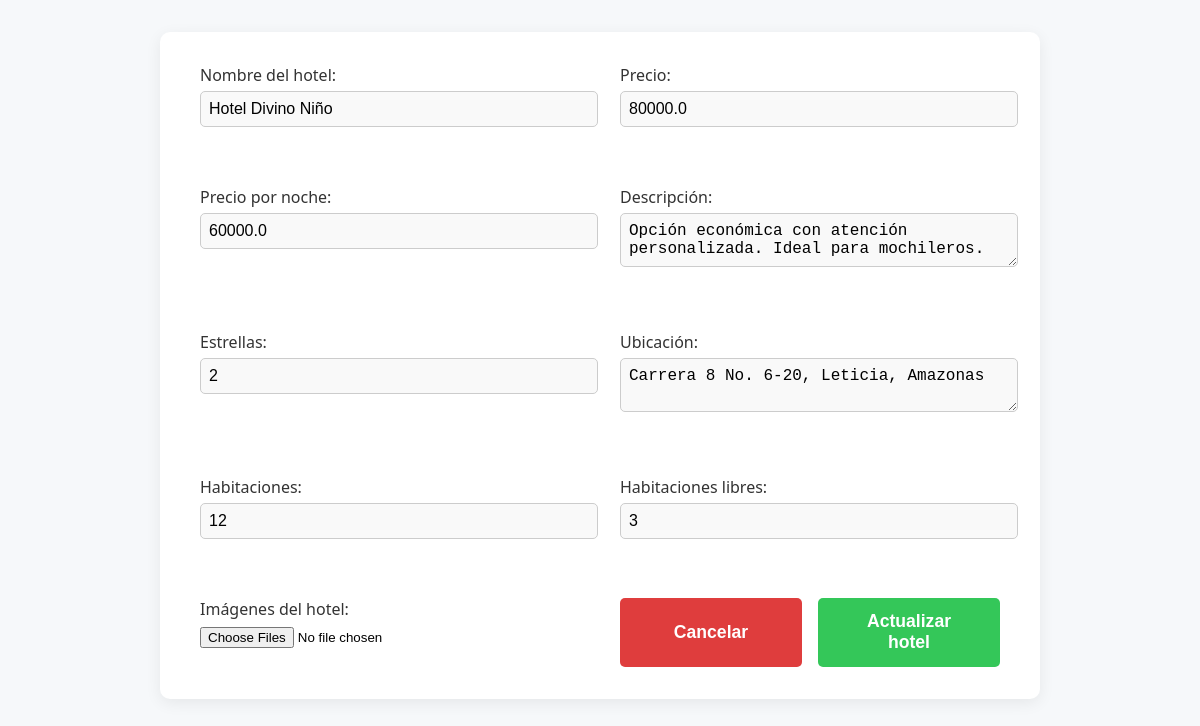
Page /update_hotel/29/ (signed in) on the committed database.
### hoteles/models.py (models this page shows)
class Hoteles(models.Model):
    dueno = models.ForeignKey(User,on_delete=models.CASCADE)
    nombre = models.CharField(max_length=30)
    precio = models.FloatField(default=0)
    precio_noche = models.FloatField(default=0)
    descripcion = models.TextField(max_length=600)
    estrellas = models.IntegerField(default=1,validators=[MinValueValidator(1), MaxValueValidator(5)])
    ubicacion = models.TextField()
    """  resenas = models.IntegerField(default=0) """
    habitaciones = models.IntegerField(default=0,null=False)
    habitaciones_libres = models.IntegerField(default=0, validators=[MinValueValidator(0)])
    class Meta:
        permissions = [("can_register_hotels", "Registrar hoteles")]

### main/decorators.py (the view)
    def validacion(request, *args, **kwargs):
        if request.user.is_authenticated and request.user.role == "Empresario":
            return fun_view(request, *args, **kwargs)
        return redirect('login')

### hoteles/views.py (called while the page is built, shortened)
@solo_empresario
def update_hotel(request,hotel_id):
    hotel = get_object_or_404(Hoteles, pk=hotel_id, dueno=request.user)
    return render(request,'update_hotel.html', {"hotel":hotel})

### login/backend.py (called while the page is built)
    def get_user(self, user_id):
        User = get_user_model()
        try:
            return User.objects.get(pk=user_id)
        except User.DoesNotExist:
            return None

### hoteles/templates/update_hotel.html (shortened to what this page needs)
{% load static %}
<!DOCTYPE html>
<html lang="en">
<head>
  <link rel="stylesheet" href="{% static 'css/create_hotel.css' %}">
</head>
<body>
  <form method="post" enctype="multipart/form-data">
    <div>
      <label for="nombre">Nombre del hotel:</label>
      <input type="text" id="nombre" name="nombre" maxlength="30" value="{{hotel.nombre}}" required>
    </div>
    <div class="inputs">
      <label for="precio">Precio:</label>
      <input type="number" id="precio" name="precio" step="0.01" value="{{hotel.precio}}" min="0" required>
    </div>
    <div class="inputs">
      <label for="precio_noche">Precio por noche:</label>
      <input type="number" id="precio_noche" name="precio_noche" step="0.01" min="0" value="{{hotel.precio_noche}}" required>
    </div>
    <div class="inputs">
      <label for="descripcion">Descripción:</label>
      <textarea id="descripcion" name="descripcion" maxlength="300" required>{{hotel.descripcion}}</textarea>
    </div>
    <div class="inputs">
      <label for="estrellas">Estrellas:</label>
      <input type="number" id="estrellas" name="estrellas" min="0" max="5" value="{{hotel.estrellas}}" required>
    </div>
    <div class="inputs">
      <label for="ubicacion">Ubicación:</label>
      <textarea id="ubicacion" name="ubicacion" required>{{hotel.ubicacion}}</textarea>
    </div>
    <div class="inputs">
      <label for="habitaciones">Habitaciones:</label>
      <input type="number" id="habitaciones" name="habitaciones" min="0" value="{{hotel.habitaciones}}" required>
    </div>
    <div class="inputs">
      <label for="habitaciones_libres">Habitaciones libres:</label>
      <input type="number" id="habitaciones_libres" name="habitaciones_libres" min="0" value="{{hotel.habitaciones_libres}}" required>
    </div>
    <div class="inputs">
      <label for="imagenes">Imágenes del hotel:</label>
      <input type="file" id="imagenes" name="imagenes" accept="image/*" multiple>
    </div>
    <div class="cont-buttons">
       <button id="cancelar" type="button">Cancelar</button>
       <button type="submit">Actualizar hotel</button>
    </div>
  </form>
</body>
</html>

### static/css/create_hotel.css (style rules this page uses)
body { font-family: 'Segoe UI', Arial, sans-serif; background: #f6f8fa; margin: 0; padding: 0; }
form { background: #fff; max-width: 800px; margin: 2rem auto; padding: 2rem 2.5rem; border-radius: 10px; box-shadow: 0 4px 16px rgba(0, 0, 0, 0.07); display: grid; grid-template-columns: 1fr 1fr; gap: 40px; }
label { display: block; margin-bottom: 0.3rem; font-weight: 500; color: #333; }
input[type="text"], input[type="number"], textarea { width: 100%; padding: 0.5rem; margin-bottom: 1.2rem; border: 1px solid #ccc; border-radius: 5px; font-size: 1rem; background: #f9f9f9; transition: border-color 0.2s; }
input[type="file"] { margin-bottom: 1.2rem; }
button[type="submit"] { background: #34c759; color: #fff; border: none; padding: 0.7rem 2rem; border-radius: 5px; font-size: 1.1rem; font-weight: 600; cursor: pointer; transition: background 0.2s; }
#cancelar { background: #df3d3d; color: #fff; border: none; padding: 0.7rem 2rem; border-radius: 5px; font-size: 1.1rem; font-weight: 600; cursor: pointer; transition: background 0.2s; }
.cont-buttons { display: grid; grid-template-columns: 1fr 1fr; gap: 1rem; }

### rows in the picture
Hoteles: nombre "Hotel Divino Niño", precio "80000.0", precio_noche "60000.0", descripcion "Opción económica con atención personalizada. Ideal para mochileros.", estrellas "2", ubicacion "Carrera 8 No. 6-20, Leticia, Amazonas", habitaciones "12", habitaciones_libres "3"
